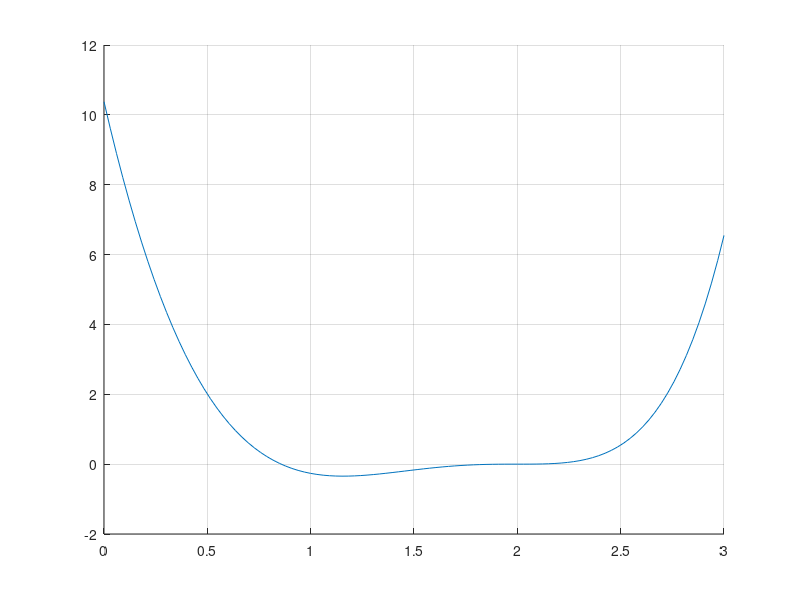

MATLAB code to generate this figure:
x=linspace(0,3);
y=14*x.*exp(x-2) - 12.*exp(x-2) - 7*power(x,3) + 20*power(x,2) - 26*x + 12;
grid on;
hold on;
plot(x,y)